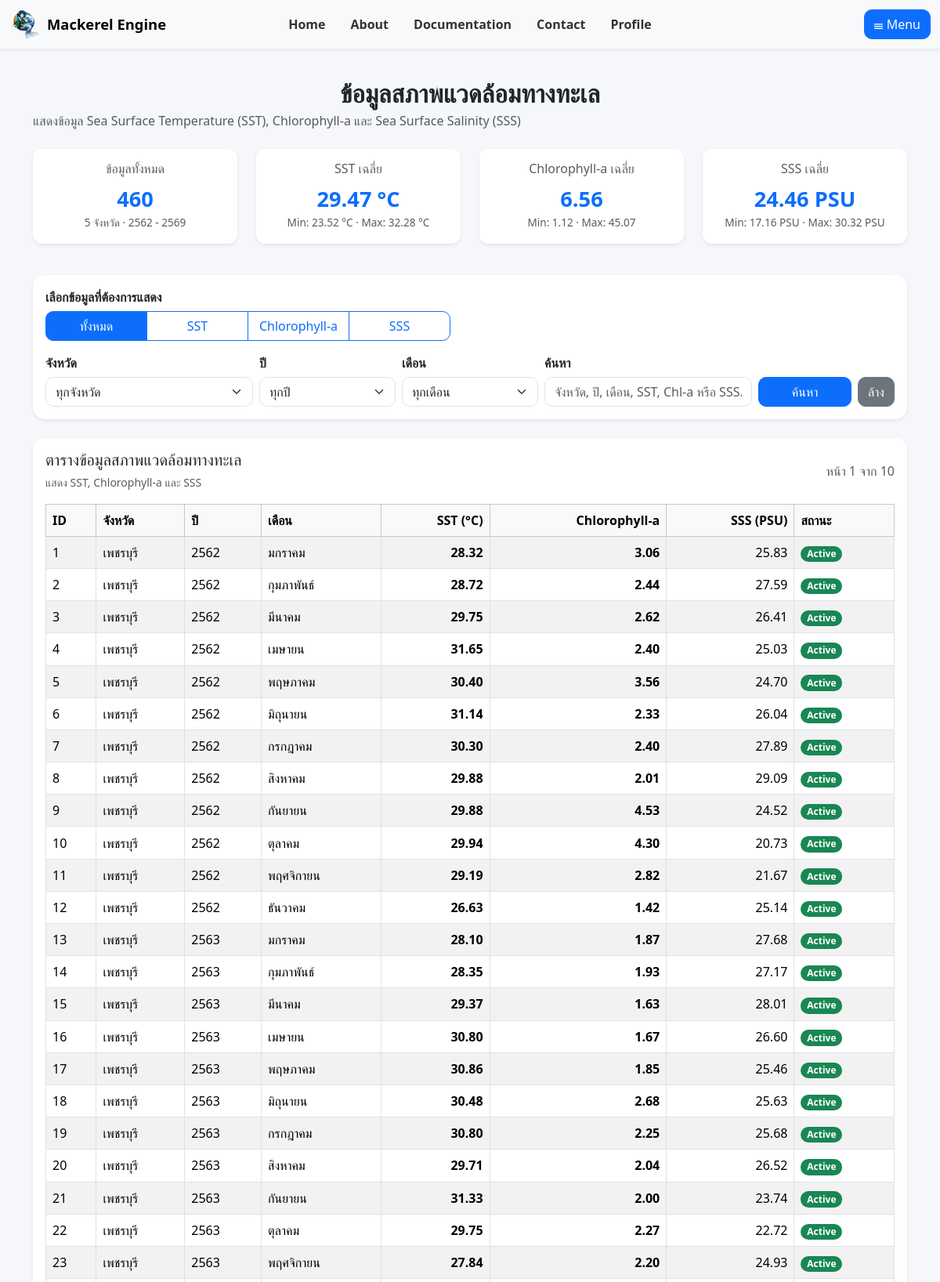
Page /frontend/environment.php (upper part) on the committed database.
### tables this page shows
CREATE TABLE `marine_environment` (
  `id` int(11) NOT NULL,
  `station_id` int(11) NOT NULL,
  `sst` decimal(10,4) DEFAULT NULL,
  `chlorophyll_a` decimal(10,4) DEFAULT NULL,
  `sss` decimal(10,4) DEFAULT NULL,
  `year` int(11) NOT NULL,
  `month` int(11) NOT NULL,
  `status` tinyint(4) DEFAULT 1
);

CREATE TABLE `station` (
  `id` int(5) NOT NULL,
  `station_name` varchar(50) NOT NULL,
  `latitude` decimal(10,2) NOT NULL,
  `longitude` decimal(11,2) NOT NULL,
  `depth` decimal(6,2) DEFAULT NULL,
  `type` int(5) NOT NULL,
  `status` int(1) NOT NULL DEFAULT 1
);

### frontend/environment.php (the view, shortened to what the rows shown need)
<?php
$db = new connect();
$rows = [];
$recordsPerPage = 50;
$metric = isset($_GET['metric']) ? trim($_GET['metric']) : 'both';
$currentPage = isset($_GET['page']) ? (int) $_GET['page'] : 1;
$offset = ($currentPage - 1) * $recordsPerPage;
$monthNames = [
    1 => 'มกราคม',
    2 => 'กุมภาพันธ์',
    3 => 'มีนาคม',
    4 => 'เมษายน',
    5 => 'พฤษภาคม',
    6 => 'มิถุนายน',
    7 => 'กรกฎาคม',
    8 => 'สิงหาคม',
    9 => 'กันยายน',
    10 => 'ตุลาคม',
    11 => 'พฤศจิกายน',
    12 => 'ธันวาคม'
];
try {
    $conn = $db->conn();
    $conn->setAttribute(PDO::ATTR_ERRMODE, PDO::ERRMODE_EXCEPTION);
    $where = ["me.status = 1"];
    $whereSql = 'WHERE ' . implode(' AND ', $where);
    $dataSql = "
        SELECT
            me.id,
            me.station_id,
            s.station_name,
            me.sst,
            me.chlorophyll_a,
            me.sss,
            me.year,
            me.month,
            me.status
        FROM marine_environment AS me
        LEFT JOIN station AS s ON s.id = me.station_id
        $whereSql
        ORDER BY me.id ASC
        LIMIT :records_per_page
        OFFSET :record_offset
    ";
    $dataStatement = $conn->prepare($dataSql);
    $dataStatement->bindValue(
        ':records_per_page',
        $recordsPerPage,
        PDO::PARAM_INT
    );
    $dataStatement->bindValue(
        ':record_offset',
        $offset,
        PDO::PARAM_INT
    );
    $dataStatement->execute();
    $rows = $dataStatement->fetchAll(PDO::FETCH_ASSOC);
} catch (PDOException $exception) {
    $errorMessage = 'Database error: ' . $exception->getMessage();
} catch (Throwable $exception) {
    $errorMessage = 'System error: ' . $exception->getMessage();
}
?>
<!DOCTYPE html>
<html lang="th">
<head>
    <link
        href="https://cdn.jsdelivr.net/npm/bootstrap@5.3.3/dist/css/bootstrap.min.css"
        rel="stylesheet"
    >
    <link
        rel="stylesheet"
        href="../css/menu.css"
    >
    <link
        rel="stylesheet"
        href="../css/data.css"
    >
</head>
<body>
<div class="container page-container">
    <div class="mb-4">
        <h2 class="page-title mb-1">
            ข้อมูลสภาพแวดล้อมทางทะเล
        </h2>
    </div>
    <div class="card shadow-sm border-0">
        <div class="card-body">
            <div class="table-responsive">
                <table class="table table-striped table-hover table-bordered align-middle env-table">
                    <thead class="table-light">
                        <tr>
                            <th>ID</th>
                            <th>จังหวัด</th>
                            <th>ปี</th>
                            <th>เดือน</th>
                            <?php if ($metric === 'both' || $metric === 'sst'): ?>
                                <th class="text-end">SST (°C)</th>
                            <?php endif; ?>
                            <?php if ($metric === 'both' || $metric === 'chlorophyll_a'): ?>
                                <th class="text-end">Chlorophyll-a</th>
                            <?php endif; ?>
                            <?php if ($metric === 'both' || $metric === 'sss'): ?>
                                <th class="text-end">SSS (PSU)</th>
                            <?php endif; ?>
                            <th>สถานะ</th>
                        </tr>
                    </thead>
                    <tbody>
                    <?php if (!empty($rows)): ?>
                        <?php foreach ($rows as $row): ?>
                            <?php
                            $monthNumber = (int) $row['month'];
                            $monthName = $monthNames[$monthNumber] ?? (string) $monthNumber;
                            ?>
                            <tr>
                                <td>
                                    <?= (int) $row['id'] ?>
                                </td>
                                <td>
                                    <?= htmlspecialchars(
                                        $row['station_name'] ?? '-',
                                        ENT_QUOTES,
                                        'UTF-8'
                                    ) ?>
                                </td>
                                <td>
                                    <?= (int) $row['year'] ?>
                                </td>
                                <td>
                                    <?= htmlspecialchars(
                                        $monthName,
                                        ENT_QUOTES,
                                        'UTF-8'
                                    ) ?>
                                </td>
                                <?php if ($metric === 'both' || $metric === 'sst'): ?>
                                    <td class="text-end value-sst">
                                        <?= $row['sst'] !== null
                                            ? number_format((float) $row['sst'], 2)
                                            : '-' ?>
                                    </td>
                                <?php endif; ?>
                                <?php if ($metric === 'both' || $metric === 'chlorophyll_a'): ?>
                                    <td class="text-end value-chl">
                                        <?= $row['chlorophyll_a'] !== null
                                            ? number_format((float) $row['chlorophyll_a'], 2)
                                            : '-' ?>
                                    </td>
                                <?php endif; ?>
                                <?php if ($metric === 'both' || $metric === 'sss'): ?>
                                    <td class="text-end value-sss">
                                        <?= $row['sss'] !== null
                                            ? number_format((float) $row['sss'], 2)
                                            : '-' ?>
                                    </td>
                                <?php endif; ?>
                                <td>
                                    <?php if ((int) $row['status'] === 1): ?>
                                        <span class="badge bg-success">
                                            Active
                                        </span>
                                    <?php else: ?>
                                        <span class="badge bg-secondary">
                                            Inactive
                                        </span>
                                    <?php endif; ?>
                                </td>
                            </tr>
                        <?php endforeach; ?>
                    <?php endif; ?>
                    </tbody>
                </table>
            </div>
        </div>
    </div>
</div>
</body>
</html>

### rows in the picture
marine_environment: id "1", station.station_name "เพชรบุรี", year "2562", month "มกราคม", sst "28.32", chlorophyll_a "3.06", sss "25.83", status "Active"
marine_environment: id "2", station.station_name "เพชรบุรี", year "2562", month "กุมภาพันธ์", sst "28.72", chlorophyll_a "2.44", sss "27.59", status "Active"
marine_environment: id "3", station.station_name "เพชรบุรี", year "2562", month "มีนาคม", sst "29.75", chlorophyll_a "2.62", sss "26.41", status "Active"
marine_environment: id "4", station.station_name "เพชรบุรี", year "2562", month "เมษายน", sst "31.65", chlorophyll_a "2.40", sss "25.03", status "Active"
marine_environment: id "5", station.station_name "เพชรบุรี", year "2562", month "พฤษภาคม", sst "30.40", chlorophyll_a "3.56", sss "24.70", status "Active"
marine_environment: id "6", station.station_name "เพชรบุรี", year "2562", month "มิถุนายน", sst "31.14", chlorophyll_a "2.33", sss "26.04", status "Active"
marine_environment: id "7", station.station_name "เพชรบุรี", year "2562", month "กรกฎาคม", sst "30.30", chlorophyll_a "2.40", sss "27.89", status "Active"
marine_environment: id "8", station.station_name "เพชรบุรี", year "2562", month "สิงหาคม", sst "29.88", chlorophyll_a "2.01", sss "29.09", status "Active"
marine_environment: id "9", station.station_name "เพชรบุรี", year "2562", month "กันยายน", sst "29.88", chlorophyll_a "4.53", sss "24.52", status "Active"
marine_environment: id "10", station.station_name "เพชรบุรี", year "2562", month "ตุลาคม", sst "29.94", chlorophyll_a "4.30", sss "20.73", status "Active"
marine_environment: id "11", station.station_name "เพชรบุรี", year "2562", month "พฤศจิกายน", sst "29.19", chlorophyll_a "2.82", sss "21.67", status "Active"
marine_environment: id "12", station.station_name "เพชรบุรี", year "2562", month "ธันวาคม", sst "26.63", chlorophyll_a "1.42", sss "25.14", status "Active"
marine_environment: id "13", station.station_name "เพชรบุรี", year "2563", month "มกราคม", sst "28.10", chlorophyll_a "1.87", sss "27.68", status "Active"
marine_environment: id "14", station.station_name "เพชรบุรี", year "2563", month "กุมภาพันธ์", sst "28.35", chlorophyll_a "1.93", sss "27.17", status "Active"
marine_environment: id "15", station.station_name "เพชรบุรี", year "2563", month "มีนาคม", sst "29.37", chlorophyll_a "1.63", sss "28.01", status "Active"
marine_environment: id "16", station.station_name "เพชรบุรี", year "2563", month "เมษายน", sst "30.80", chlorophyll_a "1.67", sss "26.60", status "Active"
marine_environment: id "17", station.station_name "เพชรบุรี", year "2563", month "พฤษภาคม", sst "30.86", chlorophyll_a "1.85", sss "25.46", status "Active"
marine_environment: id "18", station.station_name "เพชรบุรี", year "2563", month "มิถุนายน", sst "30.48", chlorophyll_a "2.68", sss "25.63", status "Active"
marine_environment: id "19", station.station_name "เพชรบุรี", year "2563", month "กรกฎาคม", sst "30.80", chlorophyll_a "2.25", sss "25.68", status "Active"
marine_environment: id "20", station.station_name "เพชรบุรี", year "2563", month "สิงหาคม", sst "29.71", chlorophyll_a "2.04", sss "26.52", status "Active"
marine_environment: id "21", station.station_name "เพชรบุรี", year "2563", month "กันยายน", sst "31.33", chlorophyll_a "2.00", sss "23.74", status "Active"
marine_environment: id "22", station.station_name "เพชรบุรี", year "2563", month "ตุลาคม", sst "29.75", chlorophyll_a "2.27", sss "22.72", status "Active"
marine_environment: id "23", station.station_name "เพชรบุรี", year "2563", month "พฤศจิกายน", sst "27.84", chlorophyll_a "2.20", sss "24.93", status "Active"

### other values in the picture
$totalRecords "460"
$totalStations "5"
$minimumYear "2562"
$maximumYear "2569"
$avgSst "29.47"
$minSst "23.52"
$maxSst "32.28"
$avgChl "6.56"
$minChl "1.12"
$maxChl "45.07"
$avgSss "24.46"
$minSss "17.16"
$maxSss "30.32"
$currentPage "1"
$totalPages "10"
